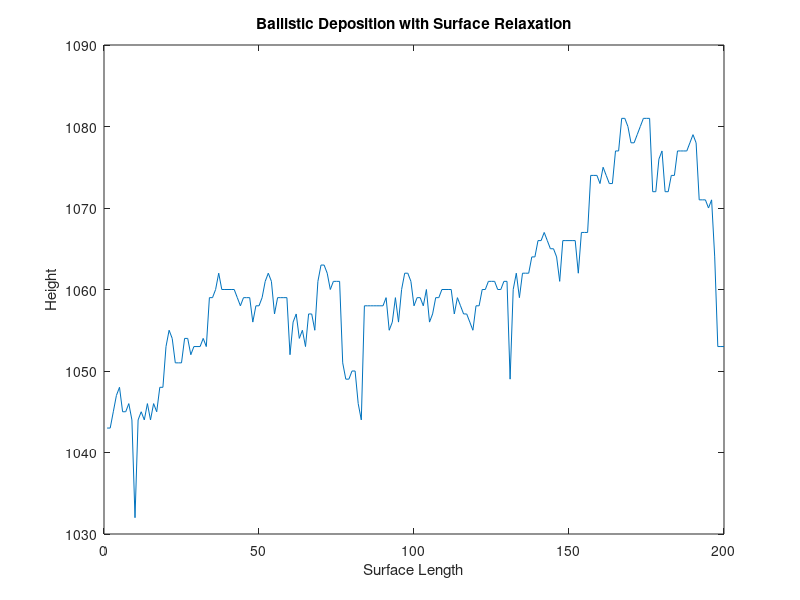

MATLAB code for this plot:
% Ballistic Deposition with Surface Relaxation
% can also be applied to correlated ballistic deposition model
% Bronagh Campbell - 5th May 2023

N = 200;           % Surface length
t_max = 100000;    % deposition time
relax_time = t_max; % Time to initiate surface relaxation

% creating initial surface
surface = zeros(1, N);

% ballistic deposition
for t = 1:t_max
    % generating random integer 1-200 
    x = round(rand*199)+1;
    if x == 1
        surface(x) = max(surface(x)+1, surface(x+1));
    elseif x == N
        surface(x) = max(surface(x-1), surface(x)+1);
    else
        temp_max = max(surface(x-1), surface(x+1));
        surface(x) = max(temp_max, surface(x)+1);
    end
    
    % Surface relaxation
    if t == relax_time
        for i = 1:N
            % Find the minimum height of the nearest neighbours
            if i == 1
                neighbours = [surface(i)+1, surface(i+1)];
            elseif i == N
                neighbours = [surface(i-1), surface(i)+1];
            else
                neighbours = [surface(i-1), surface(i+1)];
            end
            min_neighbour_height = min(neighbours);
            % Update the height of the surface
            if surface(i) > min_neighbour_height
                 surface(i) = surface(i)-1;
                 min_neighbour_height=min_neighbour_height+1;

            else
                surface(i)=surface(i);
            end
        
        end
     end
    

end

plot(surface);
xlabel('Surface Length');
ylabel('Height');
title('Ballistic Deposition with Surface Relaxation');
